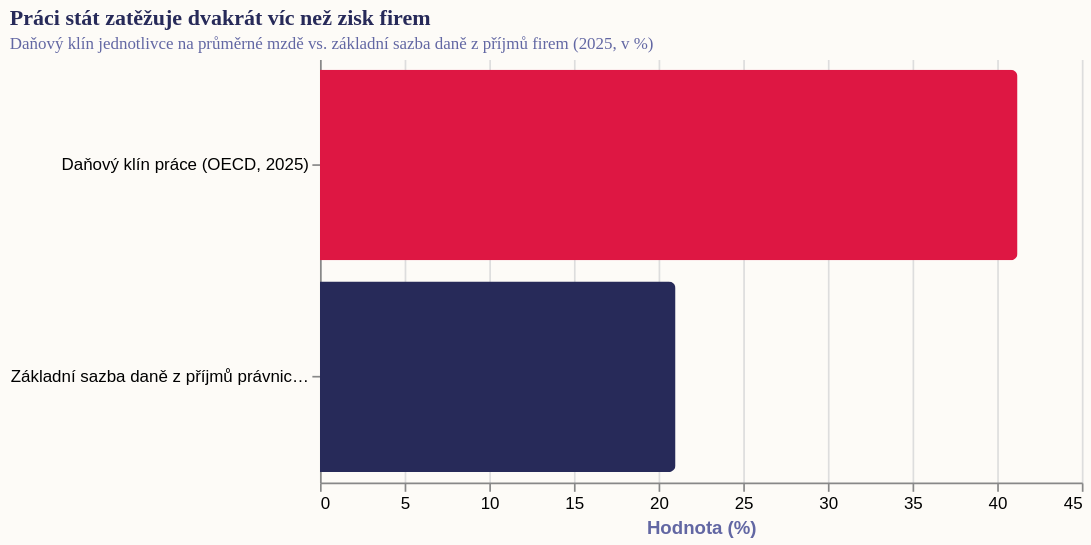

Express this chart as Vega-Lite.
### Vega-Lite specification from a JSON file in a GitHub repository (floating-point values rounded to 4 significant figures)
{"_source": "Zdroje: [OECD Taxing Wages 2026: Czechia – tax wedge, single worker 2025](https://www.oecd.org/content/dam/oecd/en/publications/reports/2026/04/taxing-wages-2026-country-notes_491a0e97/czechia_43e03785/e5066e64-en.pdf), [zákon č. 586/1992 Sb., o daních z příjmů, § 21 odst. 1](https://www.zakonyprolidi.cz/cs/1992-586#p21)", "$schema": "https://vega.github.io/schema/vega-lite/v5.json", "description": "Fiskální hrozba: daňový klín práce vs. základní sazba daně z příjmů právnických osob v ČR", "width": 450, "height": 250, "autosize": {"type": "pad", "resize": true}, "background": "#fdfbf7", "data": {"values": [{"cat": "Daňový klín práce (OECD, 2025)", "val": 41.2, "color": "#de1743"}, {"cat": "Základní sazba daně z příjmů právnických osob", "val": 21.0, "color": "#272a59"}]}, "mark": {"type": "bar", "tooltip": true, "cornerRadiusEnd": 4}, "encoding": {"y": {"field": "cat", "type": "nominal", "title": null, "sort": "-x"}, "x": {"field": "val", "type": "quantitative", "title": "Hodnota (%)"}, "color": {"field": "color", "type": "nominal", "scale": null}}, "config": {"view": {"stroke": "transparent"}, "title": {"font": "Roboto Slab", "fontWeight": "bold", "fontSize": 13, "anchor": "start", "color": "#272a59", "subtitleFont": "Work Sans", "subtitleFontSize": 10, "subtitleColor": "#6267a3"}, "axis": {"titleColor": "#6267a3"}, "legend": {}}, "title": {"text": "Práci stát zatěžuje dvakrát víc než zisk firem", "subtitle": "Daňový klín jednotlivce na průměrné mzdě vs. základní sazba daně z příjmů firem (2025, v %)"}}
